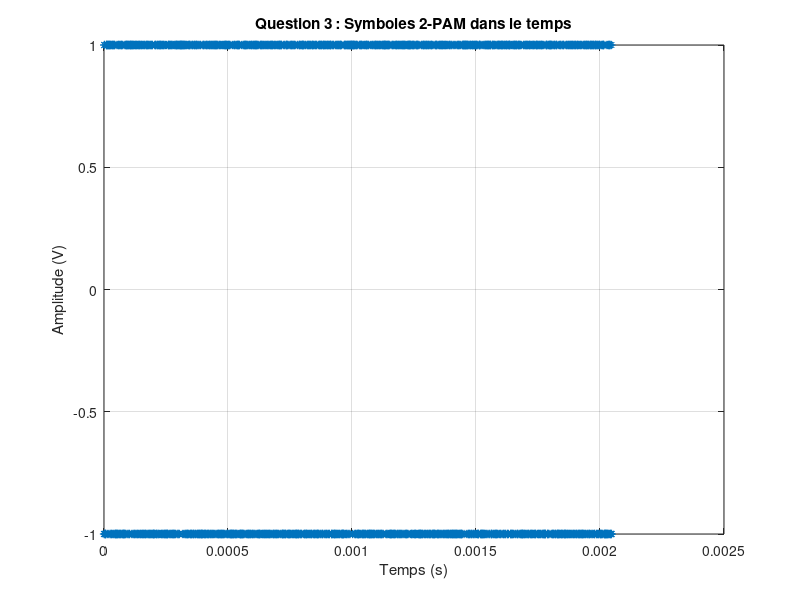
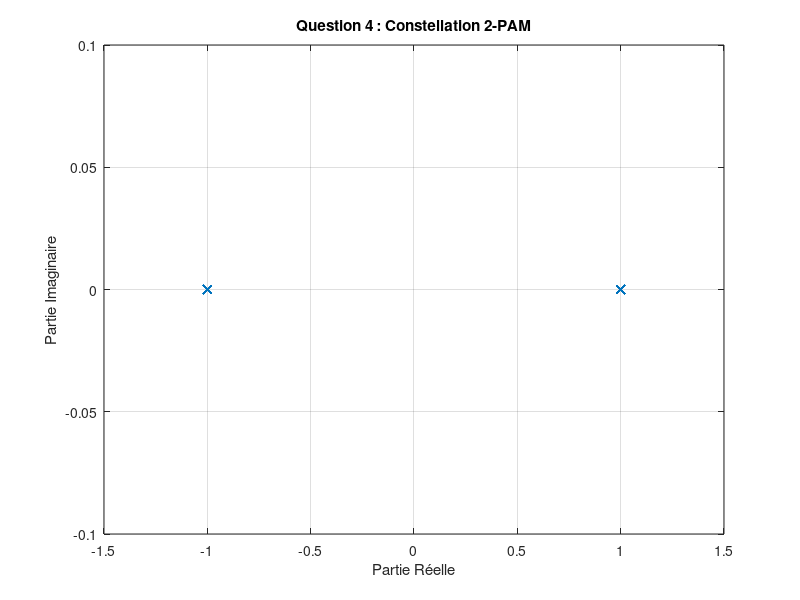
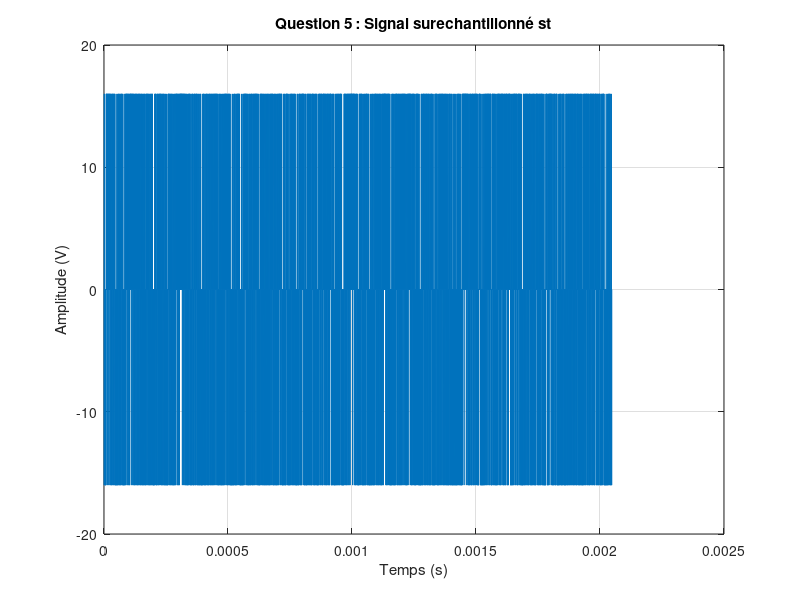

These figures' MATLAB source, in order: (Note: this script raises an error after producing the figures.)
%% Initialisation
clear all; close all; clc;

%% Paramètres généraux
%N = 16;           % Nombre de bits (Question 1)
N = 2048;
T = 1e-6;           % Durée symbole (1 µs) (Question 3)
F = 16;             % Facteur de surechantillonnage (Question 5)
alpha = 0.5;        % Roll-off pour SRRC (Question 6)
L = 8;              % Longueur du filtre (en symboles) (Question 6)
EbN0_dB = 2;       % Rapport signal/bruit (dB) (Question 11)


%% === Question 1 === (Avec rand et round)
bn = round(rand(1, N));          % Génération des bits
moyenne_bn = mean(bn);
variance_bn = var(bn);
disp('=== Question 1 ===');
disp(['Moyenne empirique : ', num2str(moyenne_bn), ' (théorie : 0.5)']);
disp(['Variance empirique : ', num2str(variance_bn), ' (théorie : 0.25)']);

%% === Question 2 ===
ak = 2 * bn - 1;                 % Mapping 2-PAM

moyenne_ak = mean(ak);           %moyenne
variance_ak = var(ak);           %variance
puissance_ak = mean(ak.^2);      %puissance moyenne
disp('=== Question 2 ===');
disp(['Moyenne empirique de ak : ', num2str(moyenne_ak), ' (théorie : 0)']);
disp(['Variance empirique de ak : ', num2str(variance_ak), ' (théorie : 1)']);
disp(['Puissance moyenne de ak : ', num2str(puissance_ak), ' (théorie : 1)']);

%% === Question 3 ===
t_a = (0:N-1) * T;
figure;
plot(t_a, ak, '*');
xlabel('Temps (s)'); ylabel('Amplitude (V)');
title('Question 3 : Symboles 2-PAM dans le temps');
grid on;

%% === Question 4 ===
figure;
plot(real(ak), imag(ak), 'x');
xlabel('Partie Réelle'); ylabel('Partie Imaginaire');
title('Question 4 : Constellation 2-PAM');
axis([-1.5 1.5 -0.1 0.1]);
grid on;

%% === Question 5 ===
st = zeros(1, N * F);
st(1:F:length(ak)*F) = F * ak;
t_s = (0:length(st)-1) * T / F;
figure;
plot(t_s, st);
xlabel('Temps (s)'); ylabel('Amplitude (V)');
title('Question 5 : Signal surechantillonné st');
grid on;

%% === Question 6 ===
t_filtre = 0:T/F:L*T - T/F;
h_e = gen_filters3('srrc', t_filtre, T, F, L, alpha);


% Réponse impulsionnelle
figure;
subplot(2,1,1);
plot(t_filtre, h_e);
title('Question 6 : Réponse impulsionnelle du filtre SRRC');
xlabel('Temps (s)'); ylabel('Amplitude');

% Réponse fréquentielle
subplot(2,1,2);
spectrum2(h_e, T/F, 'lin');
title('Réponse fréquentielle');

%% === Question 7 ===
% xt = conv(st, h_e);
% t_xt = (0:length(xt)-1) * T / F;
% figure;
% subplot(2,1,1);
% plot(t_s, st); title('Signal avant filtrage');
% xlabel('Temps (s)'); ylabel('Amplitude');
% subplot(2,1,2);
% plot(t_xt, xt); title('Signal après filtrage');
% xlabel('Temps (s)'); ylabel('Amplitude');

% Filtrage par convolution (xt)
xt = conv(st, h_e);      % 'full' pour garder toute la convolution
L_xt = length(xt);              % Longueur du signal filtré

% Vecteurs temps
t_st = (0:length(st)-1) * (T/F);               % Temps pour st
t_xt = (0:L_xt-1) * (T/F);                     % Temps pour xt

% Affichage (subplot)
figure;
subplot(2,1,1);
plot(t_st, st);
grid;
axis([0 L_xt*T/F -1.5 1.5]);    % Même échelle de temps pour les deux signaux
title('Signal avant filtre de mise en forme (st)');
xlabel('Temps [s]');
ylabel('Amplitude [V]');

subplot(2,1,2);
plot(t_xt, xt, 'r');
grid;
axis([0 L_xt*T/F -1.5 1.5]);
title('Signal après filtre de mise en forme SRRC (xt)');
xlabel('Temps [s]');
ylabel('Amplitude [V]');

%% === Question 8 ===
P_xt = mean(xt.^2);
disp('=== Question 8 ===');
disp(['Puissance de xt : ', num2str(P_xt), ' (théorie ≈ 1)']);

%% === Question 9 ===
figure;
spectrum2(xt, T/F, 'log');
title('Question 9 : DSP du signal émis (échelle log)');

%% === Question 10  ===
ak_non_centre = 2 * bn; % 0 → 0, 1 → 2
st_non_centre = zeros(1, N*F);
st_non_centre(1:F:end) = F * ak_non_centre;
xt_non_centre = conv(st_non_centre, h_e);
figure;
plot(t_xt, xt_non_centre);
title('Question 10 : Signal avec symboles non centrés');
%% === Question 11 === 
EbN0_lin = 10^(EbN0_dB/10);
%sigma_n = sqrt((F* P_xt) / (2 * EbN0_lin));
sigma_n = sqrt(F / (2 * EbN0_lin));

nt = sigma_n * randn(1, length(xt));
rt = xt + nt;
figure;
plot(t_xt, rt);
title('Question 11 : Signal reçu bruité');
%% === Question 13  ===

p_t= conv(h_e,fliplr(h_e));
%t2= T/F :2*(L*T)-T/F;
t2 = (0:length(h_e)-1) * T / F;
t3 = (0:length(p_t)-1) * T / F;

% affichage de h_e
figure;
subplot(2,1,1);
plot(t2, h_e);
title('Question 13 : Réponse impulsionnelle du filtre SRRC');
xlabel('Temps (s)'); ylabel('Amplitude');

%affiche de p_t
subplot(2,1,2);
plot(t3, p_t);
title('Réponse impulsionelle du filtre h_t convolué a h_e');
xlabel('Temps (s)'); ylabel('Amplitude');


%% === Question 14 ===

% 1. Vérification visuelle du critère de Nyquist
indices_nyquist = 1:F:length(p_t);
figure;
stem(indices_nyquist, p_t(indices_nyquist));
title('Échantillons de pt aux instants multiples de T');
xlabel('Index'); ylabel('Amplitude');
grid on;

% 2. Filtrage du signal reçu
y_t = conv(rt, fliplr(h_e));

% 3. Diagramme de l’œil
taille_visu = 2;
begin_offset = length(h_e);
end_offset = 2 * length(h_e);
eyepattern(y_t, T, F, taille_visu, begin_offset, end_offset);


%% === Question 18 ===
t0 = L * F;
y_k = zeros(1,N);
y_k(1:1:N) = y_t(t0:F:(N-1)*F + t0);


%% === Question 19 ===

figure;
plot(real(y_k), imag(y_k), 'x');  % Imaginaire nul ici
title('Constellation des symboles reçus y_k');
xlabel('Partie réelle'); ylabel('Partie imaginaire');
grid on;

b_decide = y_k>0;
erreurs = sum(xor(bn(1 :length(bn)),b_decide)) ;
teb=erreurs/N ;





